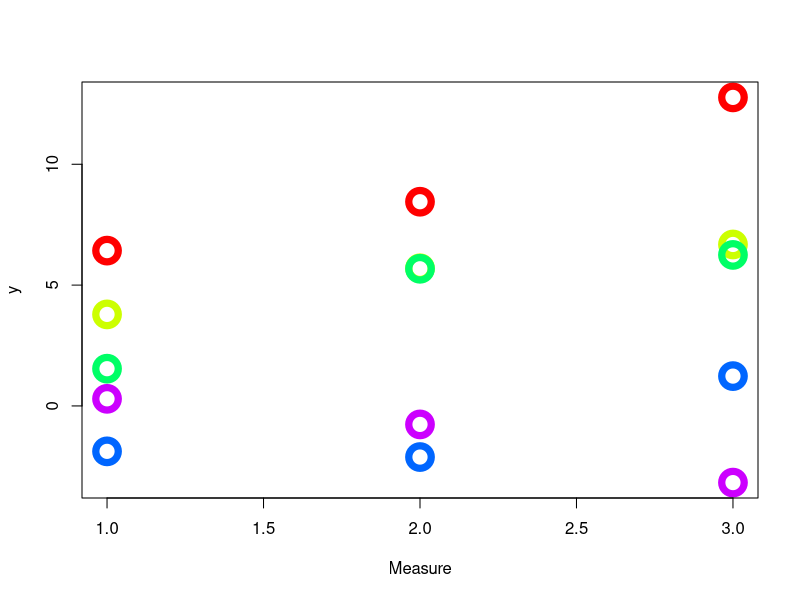
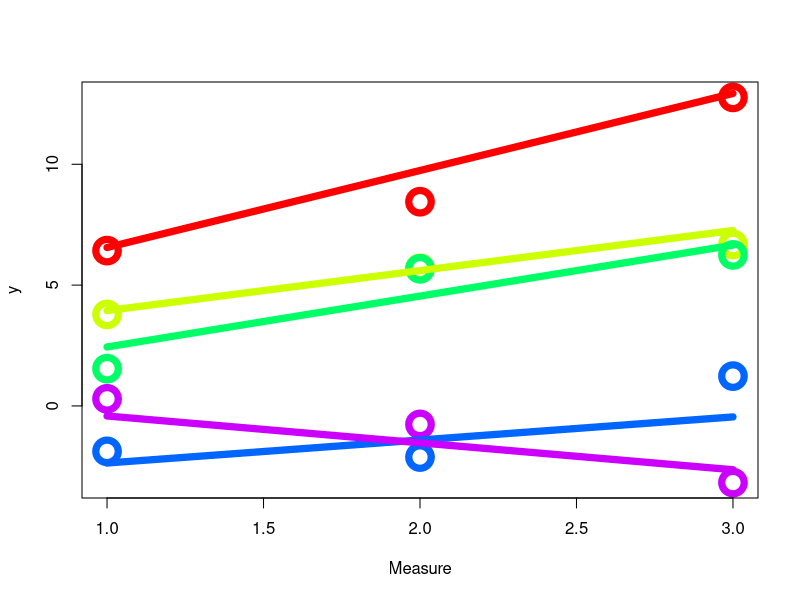
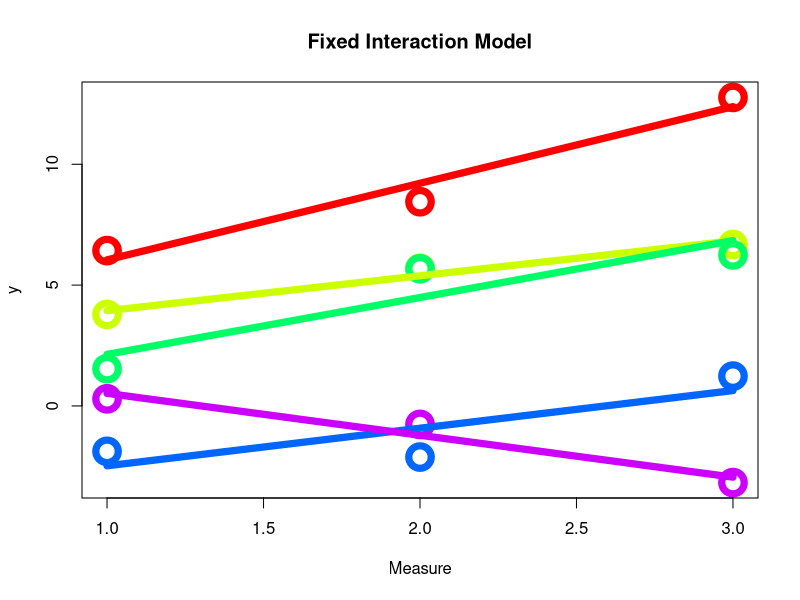

Reproduce these figures in R, in order.


options(stringAsFactor=FALSE, width=300)

library(lme4)

xbool_save_file <- FALSE


n <- 15 #### must be an integer multiple of 3

set.seed(778)

xid <- rep( I(1:(n/3)), each=3 )

xtxdom <- c(1, 2, 3)
xrepmeas <- rep( xtxdom, n/3 )

xmeasureInd <- xtxdom






 #### true standard deviation of random effect
#### try different values
xsigRndEff <- 1
indiv_slope <- rep(rnorm(n/3, 0, xsigRndEff), each=3)

xerrs <- rnorm(n, 0, 1.0)

xsigRndInt <- 3
indiv_intercept <- rep(rnorm(n/3, 0, xsigRndInt), each=3) ##### fixed intercept

xbeta <- 1

y_true <- indiv_intercept + xbeta * xmeasureInd +    indiv_slope * xmeasureInd + xerrs


## xdf <- data.frame("id"=xid, "measure"=xrepmeas, "y"=y_true)
xdf <- data.frame("id"=as.character(xid), "measure"=xrepmeas, "y"=y_true)



xpalette <- rep(rainbow(2*n/3)[1:(n/3)], each=3)

xpalette <- rep(rainbow(n/3), each=3)

ydf <- xdf

ydf


if(xbool_save_file) {
    png(file.path("~", "Desktop", "randomIntAndSlopeDataSimDataOnly_01.png"), width=1000, height=1000, pointsize=24)
}
plot( ydf[ , "measure"],  ydf[ , "y"], col=xpalette, cex=3, lwd=7, ylab="y", xlab="Measure")
if(xbool_save_file) { dev.off() }




xlmer <- lmer(y ~ measure + ( measure | id ) + ( 1 | id ), data=ydf)
summary(xlmer)
#anova(xlmer)



summary(xlmer)$coefficients

xfixed_slope <- summary(xlmer)$coefficients[ 2, 1 ] ; xfixed_slope

xfixed_intercept <- summary(xlmer)$coefficients[ 1, 1 ] ; xfixed_intercept

########## is it possible to recover actual fitted intercepts ????

########## YES!

coef(xlmer)$id ### already have constant, fixed effect baked in
xxslope <- coef(xlmer)$id[ , "measure"] ; xxslope
xxint <- coef(xlmer)$id[ , "(Intercept)"] ; xxint

xxint_adj <- xxint
xxslope_adj <- xxslope

########### or, alternately
### ranef(xlmer)$id[ , "measure"] + xfixed_slope








if(xbool_save_file) {
    png(file.path("~", "Desktop", "randomSlopeAndIntDataSimFit_01.png"), width=1000, height=1000, pointsize=24)
}
plot( ydf[ , "measure"],  ydf[ , "y"], col=xpalette, cex=3, lwd=7, ylab="y", xlab="Measure")
for(i in 1:(nrow(ydf)/3)) {
    #abline(a=indiv_intercept, b=indiv_slope[i*3-1] + xbeta, col=xpalette[i*3-1], lwd=7)
    
    segments(x0=1.0, y0=xxint_adj[i] + (1*xxslope_adj[i]), x1=3.0, y1=xxint_adj[i] + (3*xxslope_adj[i]), col=xpalette[i*3-2], lwd=7)
    
    #segments(x0=0, y0=ydf[ i*2-1, "y"], x1=1, y1=ydf[ i*2, "y"], col=xpalette[i*2-1], lwd=4)
}
if(xbool_save_file) { dev.off() }







summary(xlmer)

xlm2 <- lm(y ~ measure, data=ydf)
summary(xlm2)

########### is the random slope model significantly better than using fixed effect only?
########### we're actually testing null that xsigRndEff = 0 (given 'measure')
anova(xlmer, xlm2)


###################


xlm3 <- lm(y ~ measure*id, data=ydf)
summary(xlm3)

yhat <- predict(xlm3)


if(xbool_save_file) {
    png(file.path("~", "Desktop", "randomSlopeAndIntDataSimInteractionFit_01.png"), width=1000, height=1000, pointsize=24)
}
plot( ydf[ , "measure"],  ydf[ , "y"], col=xpalette, cex=3, lwd=7, ylab="y", xlab="Measure", main="Fixed Interaction Model")
for(i in 1:(nrow(ydf)/3)) {
    #abline(a=indiv_intercept, b=indiv_slope[i*3-1] + xbeta, col=xpalette[i*3-1], lwd=7)
    
    segments(x0=1.0, y0=yhat[i*3-2], x1=3.0, y1=yhat[i*3], col=xpalette[i*3-2], lwd=7)
    
    #segments(x0=0, y0=ydf[ i*2-1, "y"], x1=1, y1=ydf[ i*2, "y"], col=xpalette[i*2-1], lwd=4)
}
if(xbool_save_file) { dev.off() }








anova(xlmer, xlm3)


